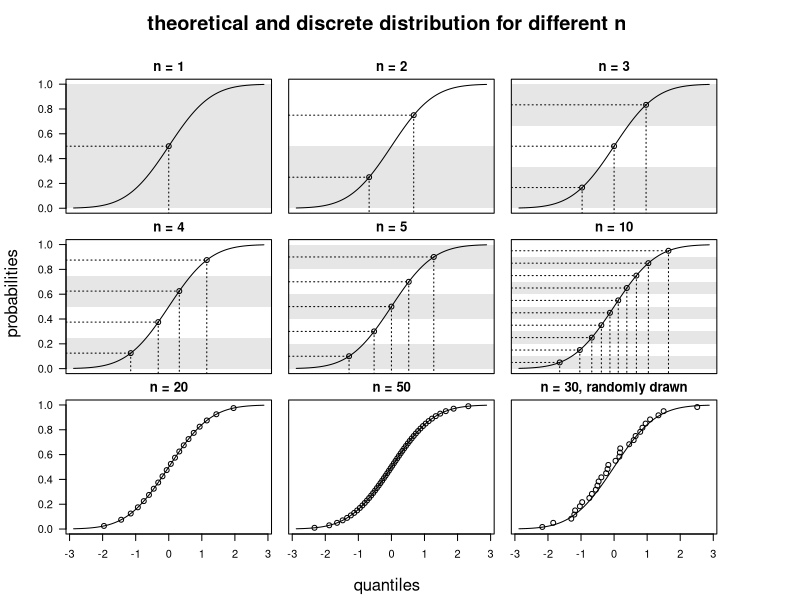
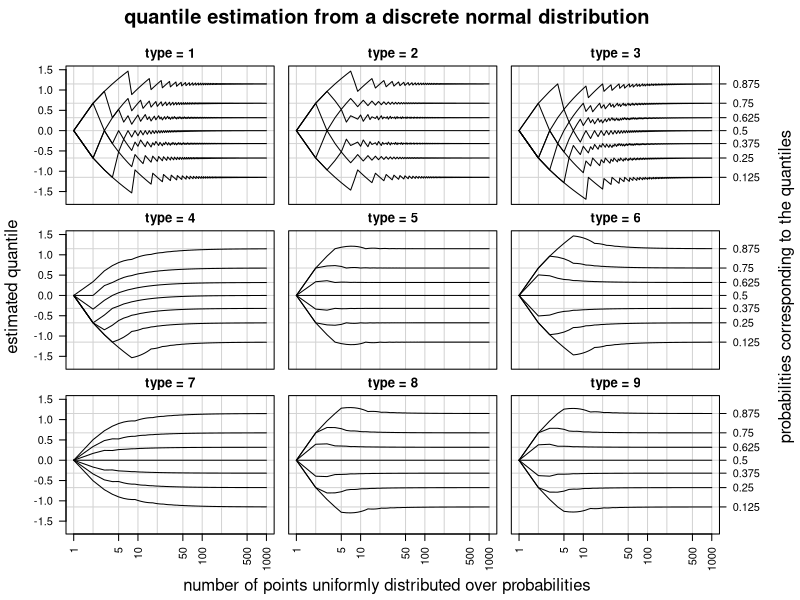
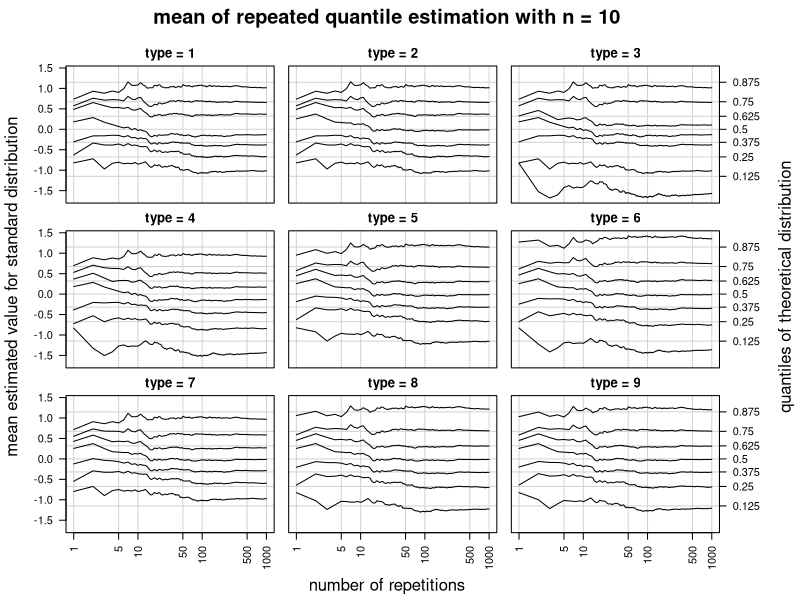
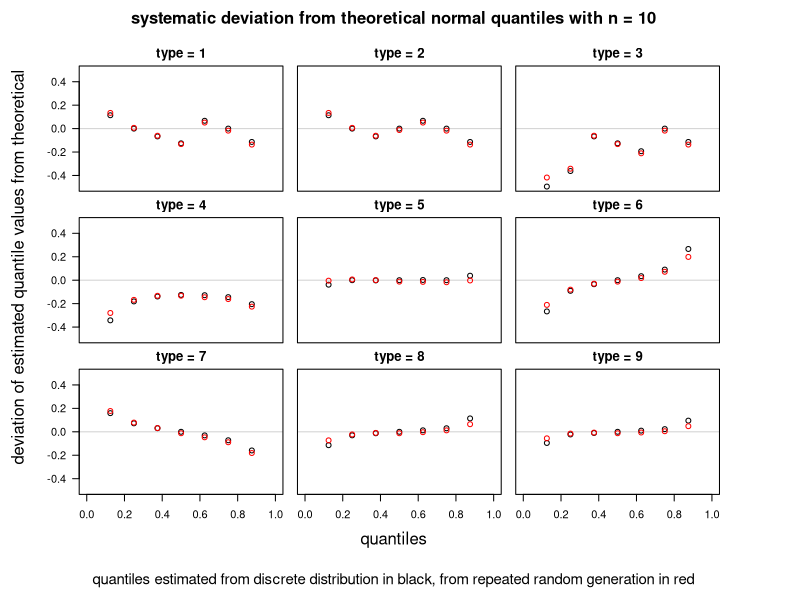
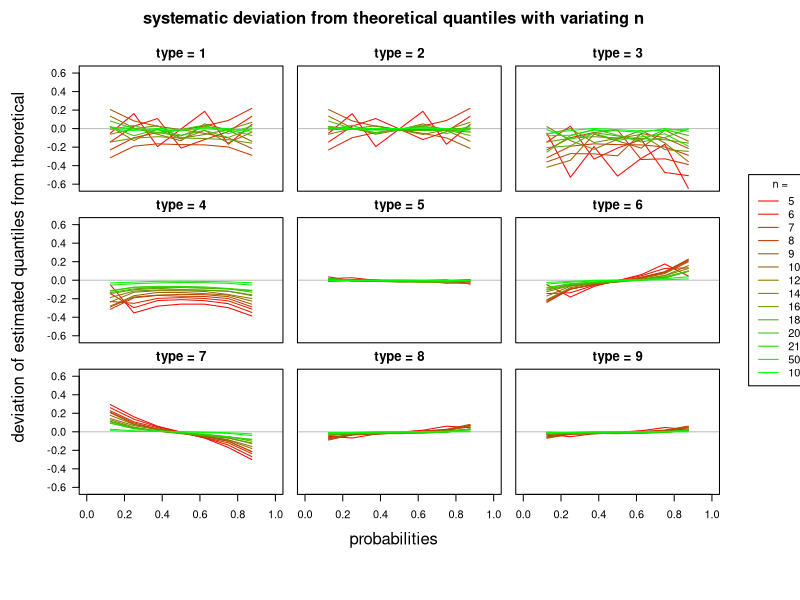

Source code (R) for these figures, in order:
## ---- chunk 1
library(knitr)
opts_chunk$set(fig.height=7, echo=F, cache=T, dev="png")
## ---- chunk 2
par(mfrow=c(3,3), mar=c(0,1,2,.3), oma=c(5,4,4,6))
plotnum <- 1

p_i.fine <- seq(0, 1, length.out=500)
for(n in c(1,2, 3, 4, 5, 10, 20, 50, 30) ){
  p_i <- seq(1/(n*2), 1-1/(n*2), length.out=n)
  if(n==30){
    q_i <- sort(rnorm(n))
  }else{
    q_i <- qnorm(p_i)
  }
  breaks <- seq(0, 1, length.out=n+1)

  plot(qnorm(p_i.fine), p_i.fine, type="l", axes=F, panel.first=
    if(n<20) {
      for(i in 1:(length(breaks)/2)*2){
        xlims <- par("usr")[1:2]
        rect(xlims[1], breaks[i-1], xlims[2], breaks[i],col = gray(.9), border = NA)
      }
      for(i in 1:length(p_i)){
        lines(c(xlims[1], q_i[i]), rep(p_i[i],2), lty=3)
        lines(rep(q_i[i],2), c(p_i[i], -1), lty=3)
      }
      
    }
    , frame.plot=T, main=paste0("n = ", n, if(n==30) ", randomly drawn"), xlab="", ylab="", las=1, ylim=c(0,1))

  points(q_i, p_i)
  #par(new=T)
  #hist(qnorm(p_i), ann=F, axes=F, xlim=range(qnorm(p_i.fine),finite = T))
  #axis(4, las=1)
  
  if(plotnum%%3==1){
    axis(2, las=1)
  }
  if(plotnum>6){
    axis(1)
  }
  plotnum <- plotnum + 1
}
mtext("theoretical and discrete distribution for different n", cex=1.2, font=2, 3, outer=T, line=1.5)
mtext("probabilities", 2, 2.5, outer=T)
mtext("quantiles", 1, 3.5, outer=T)
## ---- chunk 3
n <- 10
i <- 1:n
(p_i <- 1/(2*n) + (i-1)/n)
## ---- chunk 4
(p_i <- seq(1/(n*2), 1-1/(n*2), length.out=n))
## ---- chunk 5
qnorm(p_i)
## ---- chunk 6
par(mfrow=c(3,3), mar=c(0,1,2,.1), oma=c(5,4,3,6))

nmax <- 1000
d <- 7
Q <- seq(1/(d+1), 1-1/(d+1), length.out=d)
Qmatrix <- array(NA, dim=c(9, nmax, length(Q)), dimnames=list(type=1:9, n=1:nmax, Q=Q))

for(type in 1:9){
  
  for(n in 1:nmax){
    x <- seq(1/(n*2), 1-1/(n*2), length.out=n)
    Qmatrix[type,n,] <- quantile(qnorm(x), Q, type = type)
  }
}

ylim <- range(Qmatrix[,,])

for(type in 1:9){
  #View(Qmatrix)
  
  plot(NULL, xlim=c(1,nmax), ylim=ylim, log="x", main=paste("type =", type), xlab="", ylab="", axes=F, frame.plot=T, panel.first=abline(v=c(1,2,5,10,20,50,100,200,500,1000), h=qnorm(Q), col="lightgray"))
  for(i in 1:length(Q)){
    lines(Qmatrix[type,,i], col=1, type="l")
  }

  if(type%%3==0){
    axis(4, at=qnorm(Q), Q, las=1)
  }
  if(type%%3==1){
    axis(2, las=1)
  }
  if(type>6){
    axis(1, las=3)
  }
}
mtext("quantile estimation from a discrete normal distribution", 3, outer=T, cex=1.2, line=1, font=2)
mtext("probabilities corresponding to the quantiles", 4, line=4.5, outer=T)  
mtext("estimated quantile", side = 2, outer = T, cex=1, line=2.5)
mtext("number of points uniformly distributed over probabilities",1, outer=T, line=3.5)

## ---- chunk 7

par(mfrow=c(3,3), mar=c(.1,1,2,.1), oma=c(5,4,3,6))

repetitions <- 1000
d <- 7
Q <- seq(1/(d+1), 1-1/(d+1), length.out=d)
n <- 10
MeanQuantile <- array(NA, dim = c(9, repetitions, length(Q)), dimnames = list(type=1:9, repetitions=1:repetitions, Q=Q))


for(type in 1:9){
  set.seed(1)
  MeanQuantile[type,1,] <-  quantile(rnorm(n), Q, type=type)
  for(i in 2:repetitions){
    MeanQuantile[type,i,] <- (MeanQuantile[type,i-1,]*(i-1) + quantile(rnorm(n), Q, type=type))/i
  }
  
  #View(MeanQuantile)
  #MeanQuantile[type,repetitions,]
  #qnorm(Q)
  #MeanQuantile[type,repetitions,] - t(qnorm(Q))
}

ylim <- range(MeanQuantile[,,])

for(type in 1:9){
  plot(NULL, xlim=c(1,repetitions), ylim=ylim, panel.first=abline(h=qnorm(Q), v=c(1,5,10,50,100,500,1000), col="lightgray"), main=paste("type =", type), log="x", axes=F, frame.plot = T)
  if(type>6) axis(1, las=3)
  if(type%%3==1) axis(2, las=1)
  for(i in 1:length(Q)){
    lines(MeanQuantile[type,,i], col=1)
  }
  if(type%%3==0) axis(4, qnorm(Q), Q, las=1)
  
}
mtext(paste("mean of repeated quantile estimation with n =", n), 3, outer=T, line=1, font=2, cex=1.2)
mtext("number of repetitions", 1, outer=T, line=3.5)
mtext("quantiles of theoretical distribution", 4, outer=T, line=4.5)
mtext("mean estimated value for standard distribution", side = 2, outer = T, cex=1, line=2.5)
## ---- chunk 8
par(mfrow=c(3,3), mar=c(0,1,2,.1), oma=c(8,5,3,6))

ylim <- max(abs(range(c(t(MeanQuantile[,repetitions,])-qnorm(Q), t(Qmatrix[,n,])-qnorm(Q))))) * c(-1,1)

for(type in 1:9){
  #plot(qnorm(Q),Q, xlim=range(qnorm(Q))*1.3)
  plot(Q, Qmatrix[type,n,]-qnorm(Q), xlim=c(0,1), ylim=ylim, panel.first = abline(h=0, col="lightgray"), axes=F, frame.plot=T, xlab="", ylab="", main=paste("type =", type))
       #ylim=)
  points(Q, MeanQuantile[type,repetitions,]-qnorm(Q), col="red")
  
  if(type%%3==1){
    axis(2, las=1)
  }
  if(type>6){
    axis(1)
  }
}
mtext(paste0("systematic deviation from theoretical normal quantiles with n = ",n), 3, outer=T, line=1, font=2, cex=1)
mtext("deviation of estimated quantile values from theoretical", 2, outer=T, line=3)
mtext("quantiles estimated from discrete distribution in black, from repeated random generation in red", 1, outer = T, line=6, cex=0.9)
mtext("quantiles", 1, outer=T, line=3)

## ---- chunk 9
par(mfrow=c(3,3), mar=c(.1,1,2,.1), oma=c(5,4,3,6))

repetitions <- 1000
d <- 7
Q <- seq(1/(d+1), 1-1/(d+1), length.out=d)
ns <- c(5, 6, 7, 8,9,10,12,14,16,18,20, 21, 50, 100)

MeanQuantile <- array(NA, dim = c(9, repetitions, length(Q), length(ns)), dimnames = list(type=1:9, repetitions=1:repetitions, Q=Q, n=ns))

for(n in as.character(ns)){
  for(type in 1:9){
    set.seed(1)
    MeanQuantile[type,1,,n] <-  quantile(rnorm(n), Q, type=type)
    for(i in 2:repetitions){
      MeanQuantile[type,i,,n] <- (MeanQuantile[type,i-1,,n]*(i-1) + quantile(rnorm(n), Q, type=type))/i
    }
    
    #View(MeanQuantile)
    #MeanQuantile[type,repetitions,]
    #qnorm(Q)
    #MeanQuantile[type,repetitions,] - t(qnorm(Q))
  }
  
}

#----------------------------

par(mfrow=c(3,3), mar=c(0,1,2,.1), oma=c(8,5,3,6))

ylim <- max(abs(range(c(t(MeanQuantile[,repetitions,,5])-qnorm(Q), t(Qmatrix[,5,])-qnorm(Q))))) * c(-1,1)


for(type in 1:9){
  plot(NULL, xlim=c(0,1), ylim=ylim, panel.first = abline(h=0, col="gray"), axes=F, frame.plot=T, xlab="", ylab="", main=paste("type =", type))
  
  col=0
  palette(colorRampPalette(c("red", "green"),space = "rgb")(length(ns)))
  for(n in as.character(ns)){
    col=col + 1
    
    #points(Q, Qmatrix[type,n,]-qnorm(Q), col=n)
    #plot(qnorm(Q),Q, xlim=range(qnorm(Q))*1.3)
         #ylim=)
    lines(Q, MeanQuantile[type,repetitions,,n]-qnorm(Q), col=col)
    
  }
  if(type%%3==1){
    axis(2, las=1)
  }
  if(type>6){
    axis(1)
  }
  if(type==6){
    legend("right", legend=as.character(ns), col = 1:length(ns), xpd = NA, lty=1, horiz = F, title="n =", inset = -0.45)
  }
}
mtext(paste0("systematic deviation from theoretical quantiles with variating n"), 3, outer=T, line=1, font=2, cex=1)
mtext("deviation of estimated quantiles from theoretical", 2, outer=T, line=3)
mtext("probabilities", 1, outer=T, line=3)
palette("default")

